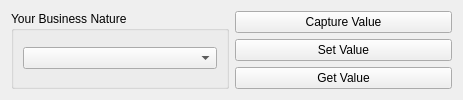
<?xml version="1.0" encoding="UTF-8"?>
<ui version="4.0">
 <class>Widget</class>
 <widget class="QWidget" name="Widget">
  <property name="geometry">
   <rect>
    <x>0</x>
    <y>0</y>
    <width>463</width>
    <height>95</height>
   </rect>
  </property>
  <property name="windowTitle">
   <string>Widget</string>
  </property>
  <layout class="QHBoxLayout" name="horizontalLayout_2">
   <item>
    <widget class="QGroupBox" name="groupBox">
     <property name="title">
      <string>Your Business Nature</string>
     </property>
     <layout class="QHBoxLayout" name="horizontalLayout">
      <item>
       <widget class="QComboBox" name="comboBox"/>
      </item>
     </layout>
    </widget>
   </item>
   <item>
    <layout class="QVBoxLayout" name="verticalLayout">
     <item>
      <widget class="QPushButton" name="captureValBtn">
       <property name="text">
        <string>Capture Value</string>
       </property>
      </widget>
     </item>
     <item>
      <widget class="QPushButton" name="setValBtn">
       <property name="text">
        <string>Set Value</string>
       </property>
      </widget>
     </item>
     <item>
      <widget class="QPushButton" name="getValBtn">
       <property name="text">
        <string>Get Value</string>
       </property>
      </widget>
     </item>
    </layout>
   </item>
  </layout>
 </widget>
 <resources/>
 <connections/>
</ui>
